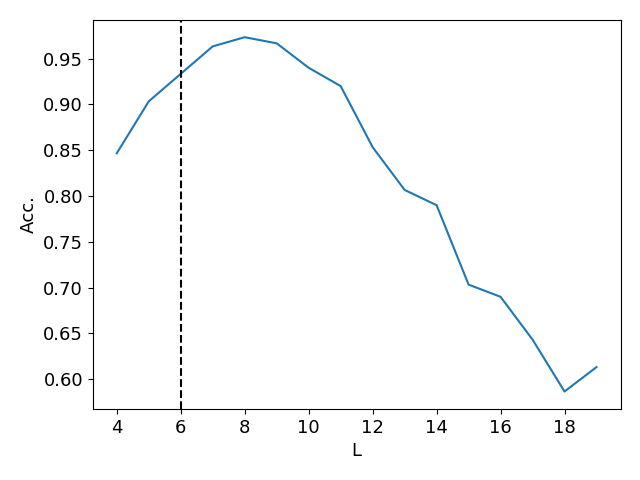

Reproduce this figure in Python.
#!/usr/bin/env python3
import numpy as np
import torch
import matplotlib.pyplot as plt
import sys
sys.path.append("modules")
import make_net
import make_data

plt.rcParams.update({'font.size': 13})

rnn = make_net.RNN(16)
rnn.load_state_dict(torch.load("net"))

L_range = np.arange(4, 20)
P = 100  # number of each class to generate
acc = []

for L in L_range:
    x = np.row_stack([[make_data.make_sample(L, j) for _ in range(P)] for j in range(3)])
    y = np.concatenate([i*np.ones(P, dtype=int) for i in range(3)])

    hidden = rnn.initHidden(3 * P)
    for l in range(L):
        xi = torch.tensor(x[:, l]).view(-1, 1).float()
        output, hidden = rnn(xi, hidden)
    pred = output.detach().numpy()
    pred = np.argmax(pred, 1)
    acc.append(np.mean(pred == y))

plt.figure("generalization")
plt.plot(L_range, acc)
plt.xlabel("L")
plt.ylabel("Acc.")
plt.axvline(x=6, ls='dashed', c='k')  # show's limit of where model was trained
plt.tight_layout()
plt.show()
